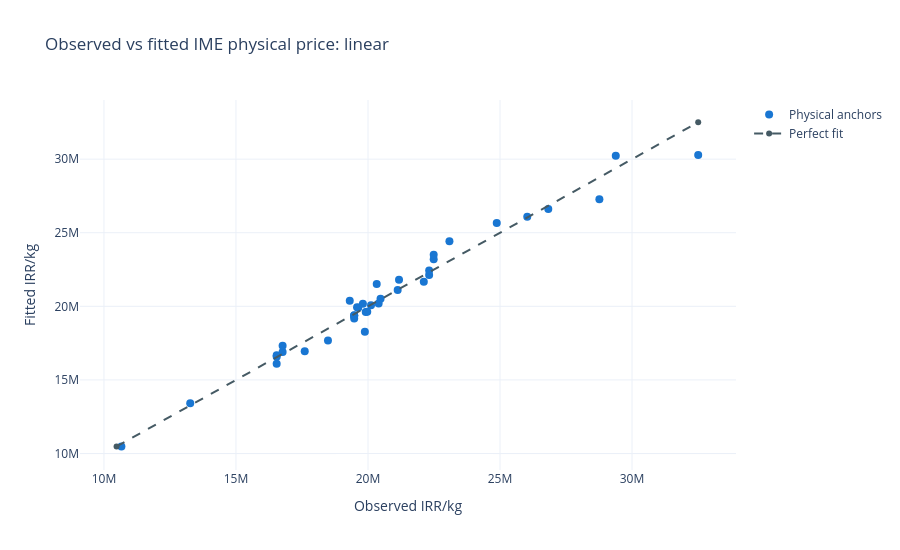

The notebook cell this image was saved under:
### Code cell
limits = [min(anchors['physical_price'].min(), anchors['fitted_physical_price'].min()),
          max(anchors['physical_price'].max(), anchors['fitted_physical_price'].max())]
fig = go.Figure()
fig.add_trace(go.Scatter(x=anchors['physical_price'], y=anchors['fitted_physical_price'],
    mode='markers', name='Physical anchors', marker=dict(color='#1976D2', size=8)))
fig.add_trace(go.Scatter(x=limits, y=limits, name='Perfect fit',
    line=dict(color='#455A64', dash='dash')))
fig.update_layout(title=f'Observed vs fitted IME physical price: {selected_model_name}',
    xaxis_title='Observed IRR/kg', yaxis_title='Fitted IRR/kg',
    height=550, template='plotly_white')
fig.show()

### Figure 1 — Plotly figure (JSON) as saved in the notebook; plotly's stock layout.template omitted (floating-point values rounded to 4 significant figures)
{"data": [{"marker": {"color": "#1976D2", "size": 8}, "mode": "markers", "name": "Physical anchors", "type": "scatter", "x": [10660000.0, 13270000.0, 16540000.0, 16540000.0, 16540000.0, 16770000.0, 16770000.0, 17600000.0, 18480000.0, 19310000.0, 19590000.0, 20480000.0, 19920000.0, 19970000.0, 20400000.0, 20120000.0, 19880000.0, 19480000.0, 19480000.0, 19480000.0, 19480000.0, 19630000.0, 19810000.0, 20330000.0, 21120000.0, 21180000.0, 22110000.0, 22320000.0, 22320000.0, 22490000.0, 22490000.0, 23080000.0, 24880000.0, 26030000.0, 26830000.0, 28760000.0, 32510000.0, 29380000.0], "y": [10480000.0, 13410000.0, 16580000.0, 16670000.0, 16090000.0, 16900000.0, 17330000.0, 16950000.0, 17670000.0, 20380000.0, 19950000.0, 20520000.0, 19610000.0, 19620000.0, 20200000.0, 20070000.0, 18270000.0, 19350000.0, 19180000.0, 19380000.0, 19390000.0, 19910000.0, 20180000.0, 21520000.0, 21110000.0, 21810000.0, 21660000.0, 22120000.0, 22430000.0, 23200000.0, 23500000.0, 24430000.0, 25660000.0, 26090000.0, 26600000.0, 27280000.0, 30280000.0, 30230000.0]}, {"line": {"color": "#455A64", "dash": "dash"}, "name": "Perfect fit", "type": "scatter", "x": [10480000.0, 32506240], "y": [10480000.0, 32506240]}], "layout": {"height": 550, "title": {"text": "Observed vs fitted IME physical price: linear"}, "xaxis": {"title": {"text": "Observed IRR/kg"}}, "yaxis": {"title": {"text": "Fitted IRR/kg"}}}}
